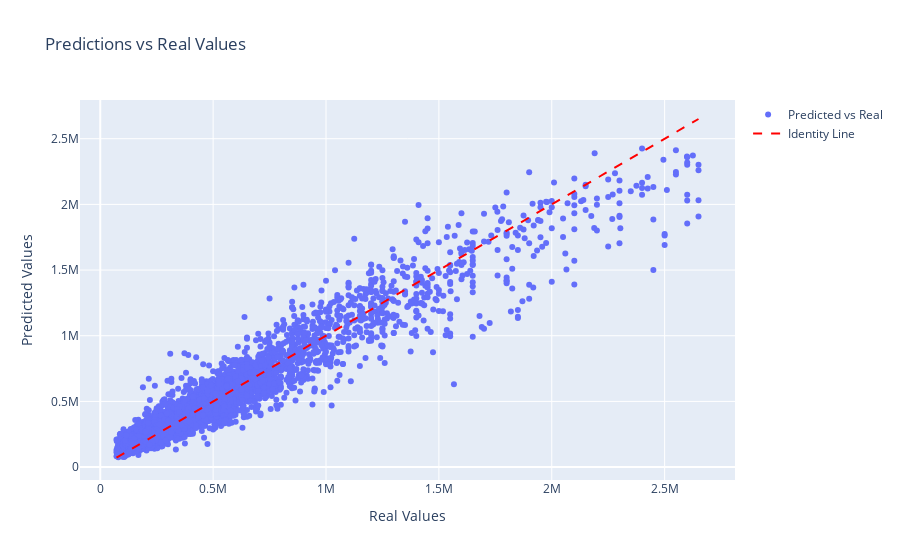

Notebook code cell kept with this figure:
### Code cell
import plotly.graph_objects as go

# Assuming y_train and gbr_predictions are defined
# Create scatter plot for predictions vs real values
scatter = go.Scatter(x=y_train, y=gbr_predictions, mode='markers', name='Predicted vs Real')

# Create line plot for the identity line
line = go.Scatter(x=[min(y_train), max(y_train)], y=[min(y_train), max(y_train)], mode='lines', name='Identity Line', line=dict(color='red', dash='dash'))

# Define layout
layout = go.Layout(title='Predictions vs Real Values',
                   xaxis=dict(title='Real Values'),
                   yaxis=dict(title='Predicted Values'),
                   showlegend=True)

# Create figure and add traces
fig = go.Figure(data=[scatter, line], layout=layout)

# Show plot
fig.show()

### Figure 1 — Plotly figure (JSON) as saved in the notebook; plotly's stock layout.template omitted (floating-point values rounded to 4 significant figures; data arrays with more than 128 entries replaced by an {"elided": "..."} marker saying what was removed)
{"data": [{"mode": "markers", "name": "Predicted vs Real", "type": "scatter", "x": {"elided": "9752 int values"}, "y": {"elided": "9752 float values"}}, {"line": {"color": "red", "dash": "dash"}, "mode": "lines", "name": "Identity Line", "type": "scatter", "x": [72000, 2650000], "y": [72000, 2650000]}], "layout": {"showlegend": true, "title": {"text": "Predictions vs Real Values"}, "xaxis": {"title": {"text": "Real Values"}}, "yaxis": {"title": {"text": "Predicted Values"}}}}
